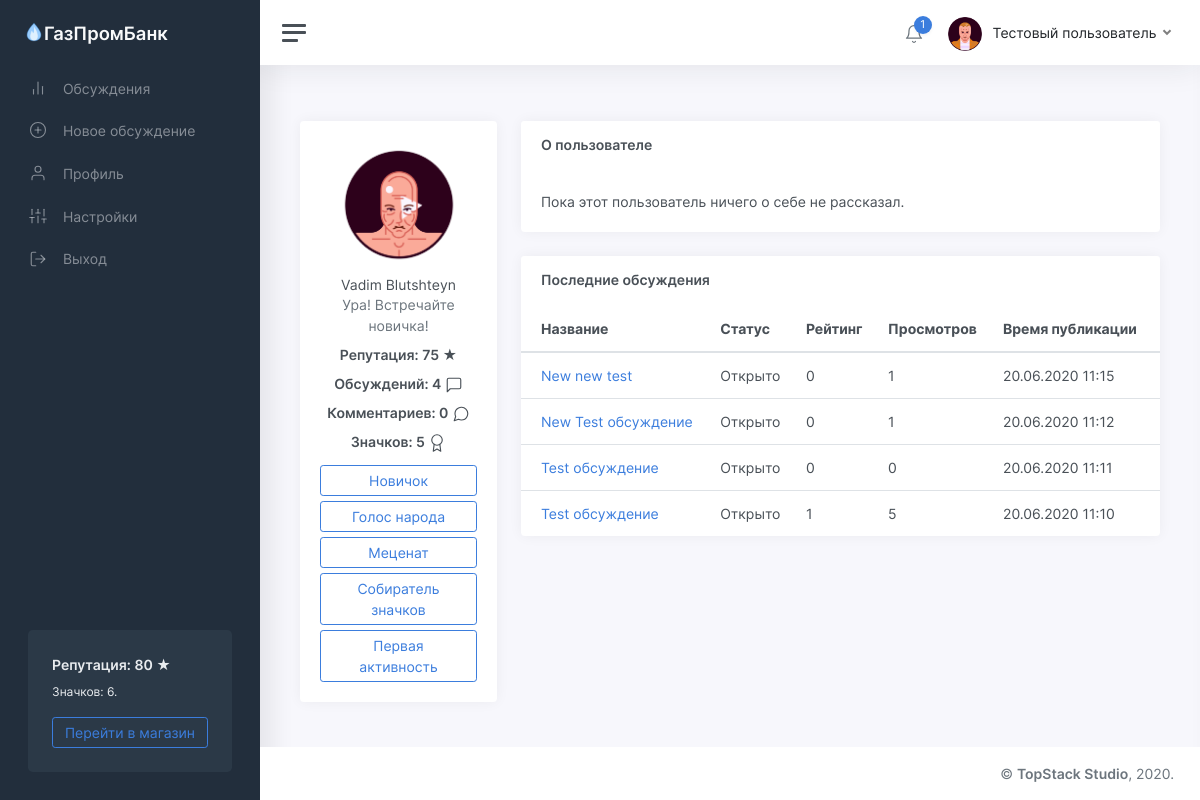
The page /profile/4 (signed in) on the database as committed earlier.
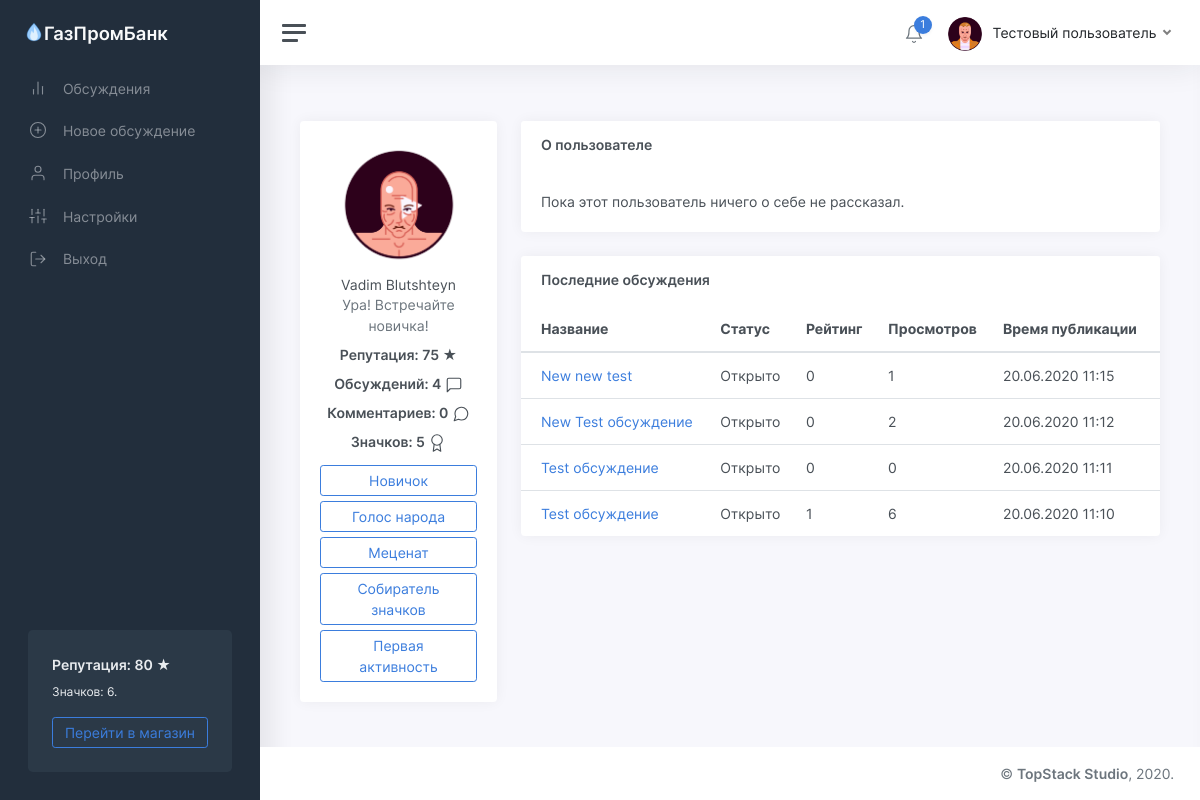
The same page on the database as committed later.
### tables this page shows
CREATE TABLE "users" (
	"id"	INTEGER NOT NULL UNIQUE,
	"password"	TEXT NOT NULL,
	"email"	TEXT NOT NULL UNIQUE,
	"status"	TEXT NOT NULL,
	"rating"	INTEGER NOT NULL,
	"moderator"	INTEGER,
	"blocked"	INTEGER,
	"description"	TEXT,
	"name"	TEXT NOT NULL,
	"avatar"	INTEGER,
	"badges"	TEXT,
	PRIMARY KEY("id")
);

CREATE TABLE "threads" (
	"id"	INTEGER NOT NULL UNIQUE,
	"owner"	INTEGER NOT NULL,
	"title"	TEXT NOT NULL,
	"content"	TEXT,
	"date"	INTEGER,
	"up"	INTEGER,
	"down"	INTEGER,
	"views"	INTEGER,
	"status"	TEXT,
	PRIMARY KEY("id")
);

### app/views.py (the view)
@app.route('/profile/<identifier>')
def showProfile(identifier):
	user = getUser(session['id'])
	profile = getUser(identifier)
	for x in range(len(profile['badges'])):
		profile['badges'][x] = badgeTypes[profile['badges'][x]][0]
	if profile:
		return render_template('profile.html', profile=profile, user=user, threads=getThreadsByUser(identifier), stats=getStats(identifier))
	else:
		return redirect('/threads?from=profile')

### app/functions.py (called while the page is built)
def getUser(identifier):
	conn = sqlite3.connect(db_path)
	conn.row_factory = sqlite3.Row
	cursor = conn.cursor()
	cursor.execute('SELECT * FROM users where id="%s"' % identifier)
	user = cursor.fetchone()
	if user:
		user = dict(user)
		user['badges'] = json.loads(user['badges'])
		user['notifications'] = getNotifications(identifier)
	return user

def statusToText(status):
	return statuses[status]

def fromTimestamp(timestamp):
	return datetime.utcfromtimestamp(timestamp + 3600 * 3).strftime('%d.%m.%Y %H:%M')

def getThreadsByUser(identifier):
	conn = sqlite3.connect(db_path)
	conn.row_factory = sqlite3.Row
	cursor = conn.cursor()
	cursor.execute('SELECT id, title, date, up, down, status, views FROM threads WHERE owner=%s ORDER BY date DESC' % identifier)
	threads = cursor.fetchall()
	for x in range(len(threads)):
		threads[x] = dict(threads[x])
		threads[x]['status'] = statusToText(threads[x]['status'])
		threads[x]['date'] = fromTimestamp(threads[x]['date'])
	return threads

def getNotifications(user_id):
	conn = sqlite3.connect(db_path)
	conn.row_factory = sqlite3.Row
	cursor = conn.cursor()
	cursor.execute('SELECT * FROM notifications WHERE owner=%s' % user_id)
	notifications = cursor.fetchall()
	for x in range(len(notifications)):
		notifications[x] = dict(notifications[x])
		notifications[x]['date'] = fromTimestamp(notifications[x]['date'])
	notifications.reverse()
	return notifications

def getStats(user_id):
	conn = sqlite3.connect(db_path)
	cursor = conn.cursor()
	cursor.execute('SELECT COUNT(*) FROM threads WHERE owner=%s' % user_id)
	threads = cursor.fetchone()[0]
	cursor.execute('SELECT COUNT(*) FROM comments WHERE owner=%s' % user_id)
	comments = cursor.fetchone()[0]
	return (threads, comments)

### app/views.py (called while the page is built)
@app.before_request
def checkAuth():
	if request.path in ['/', '/login', '/register', '/forgot'] or request.path.startswith('/reset'):
		if 'id' in session.keys():
			if getUser(session['id'])['blocked']:
				del session['id']
				return redirect('/login')
			return redirect('/threads')
	else:
		if 'id' not in session.keys():
			return redirect('/login')

### templates/profile.html (shortened to what this page needs)
<!DOCTYPE html>
<html lang="ru">
	<head>
		<link href="/static/css/app.css" rel="stylesheet">
	</head>
	<body>
		<div class="wrapper">
			<nav id="sidebar" class="sidebar">
				<div class="sidebar-content js-simplebar">
					<a class="sidebar-brand" href="index.html">
					<span class="align-middle"><img src="/static/img/icons/favicon.png" style="width: 20px; margin-bottom: 5px;"><div style="display: inline-block;">ГазПромБанк</div></span>
					</a>
					<ul class="sidebar-nav">
						<li class="sidebar-item">
							<a class="sidebar-link" href="/threads">
							<i class="align-middle" data-feather="bar-chart-2"></i> <span class="align-middle">Обсуждения</span>
							</a>
						</li>
						<li class="sidebar-item">
							<a class="sidebar-link" href="/threads/new">
							<i class="align-middle" data-feather="plus-circle"></i> <span class="align-middle">Новое обсуждение</span>
							</a>
						</li>
						<li class="sidebar-item {% if user.id == profile.id %}active{% endif %}">
							<a class="sidebar-link" href="/profile">
							<i class="align-middle" data-feather="user"></i> <span class="align-middle">Профиль</span>
							</a>
						</li>
						<li class="sidebar-item">
							<a class="sidebar-link" href="/settings">
							<i class="align-middle" data-feather="sliders"></i> <span class="align-middle">Настройки</span>
							</a>
						</li>
						<li class="sidebar-item">
							<a class="sidebar-link" href="/logout">
							<i class="align-middle" data-feather="log-out"></i> <span class="align-middle">Выход</span>
							</a>
						</li>
					</ul>
					<div class="sidebar-cta">
						<div class="sidebar-cta-content">
							<strong class="d-inline-block mb-2">Репутация: {{user.rating}} &#9733;</strong>
							<div class="mb-3 text-sm">
								Значков: {{user.badges.__len__()}}.
							</div>
							<a href="/shop" class="btn btn-outline-primary btn-block">Перейти в магазин</a>
						</div>
					</div>
				</div>
			</nav>
			<div class="main">
				<nav class="navbar navbar-expand navbar-light navbar-bg">
					<a class="sidebar-toggle d-flex">
					<i class="hamburger align-self-center"></i>
					</a>
					<div class="navbar-collapse collapse">
						<ul class="navbar-nav navbar-align">
							<li class="nav-item dropdown">
								<a class="nav-icon dropdown-toggle" href="#" id="alertsDropdown" data-toggle="dropdown">
									<div class="position-relative">
										<i class="align-middle" data-feather="bell"></i>
										<span class="indicator">{{user.notifications.__len__()}}</span>
									</div>
								</a>
							</li>
							<li class="nav-item dropdown">
								<a class="nav-link dropdown-toggle d-none d-sm-inline-block" href="#" data-toggle="dropdown">
								<img src="/static/img/avatars/{{user.avatar}}.png" class="avatar img-fluid rounded mr-1"/> <span class="text-dark">{{user.name}}</span>
								</a>
							</li>
						</ul>
					</div>
				</nav>
	            <main class="content">
	               <div class="container-fluid p-0">
	                  <div class="row">
	                     <div class="col-md-4 col-xl-3">
	                        <div class="card mb-3">
	                           <div class="card-body text-center">
	                              <img src="/static/img/avatars/{{profile.avatar}}.png" class="img-fluid rounded-circle mb-2" width="128" height="128" />
	                              <h5 class="card-title mb-0">{{profile.name}}</h5>
	                              <div class="text-muted mb-2">{{profile.status}}</div>
								  <strong class="d-inline-block mb-2">Репутация: {{profile.rating}} &#9733;</strong>
								  <strong class="d-inline-block mb-2">Обсуждений: {{stats[0]}} <i data-feather="message-square"></i></strong>
								  <strong class="d-inline-block mb-2">Комментариев: {{stats[1]}} <i data-feather="message-circle"></i></strong>
								  <strong class="d-inline-block mb-2">Значков: {{profile.badges.__len__()}} <i data-feather="award"></i></strong>
								  {% for badge in profile.badges %}
								  	<button type="button" class="btn btn-outline-primary" style="margin-top: 5px; width: 100%;">{{badge}}</button>
								  {% endfor %}
	                            </div>
	                        </div>
	                     </div>
						<div class="col-md-8 col-xl-9">
							<div class="card flex-fill">
								<div class="card-header">
									<h5 class="card-title mb-0"><b>О пользователе{% if profile.moderator %} (&#9733; <u>модератор</u> &#9733;){% endif %}</b></h5>
								</div>
								<div class="card-body">
									{{profile.description | safe}}
								</div>
							</div>
							<div class="card flex-fill">
								<div class="card-header">
									<h5 class="card-title mb-0"><b>Последние обсуждения</b></h5>
								</div>
								<table class="table table-hover my-0">
									{% if threads %}
										<thead>
											<tr>
												<th>Название</th>
												<th class="d-none d-md-table-cell">Статус</th>
												<th>Рейтинг</th>
												<th class="d-none d-md-table-cell">Просмотров</th>
												<th class="d-none d-md-table-cell">Время публикации</th>
											</tr>
										</thead>
										<tbody>
											{% for thread in threads %}
												<tr>
													<td><a href="/thread/{{thread.id}}">{{thread.title}}</a></td>
													<td class="d-none d-md-table-cell">{{thread.status}}</td>
													<td>{{thread.up - thread.down}}</td>
													<td class="d-none d-md-table-cell">{{thread.views}}</td>
													<td class="d-none d-md-table-cell">{{thread.date}}</td>
												</tr>
											{% endfor %}
										</tbody>
									{% endif %}
								</table>
							</div>
						</div>
	                  </div>
	               </div>
	            </main>
				<footer class="footer">
					<div class="container-fluid">
						<div class="row text-muted">
							<div class="col-12 text-right">
								<p class="mb-0">
									<a href="https://topstack.dev" class="text-muted">&copy; <strong>TopStack Studio</strong></a>, 2020.
								</p>
							</div>
						</div>
					</div>
				</footer>
			</div>
		</div>
	</body>
</html>

Rows that differ between the two databases and show on the page:
changed threads "New Test обсуждение": views "1" → "2"
changed threads (number 4 of 4 on the later page): views "5" → "6"
